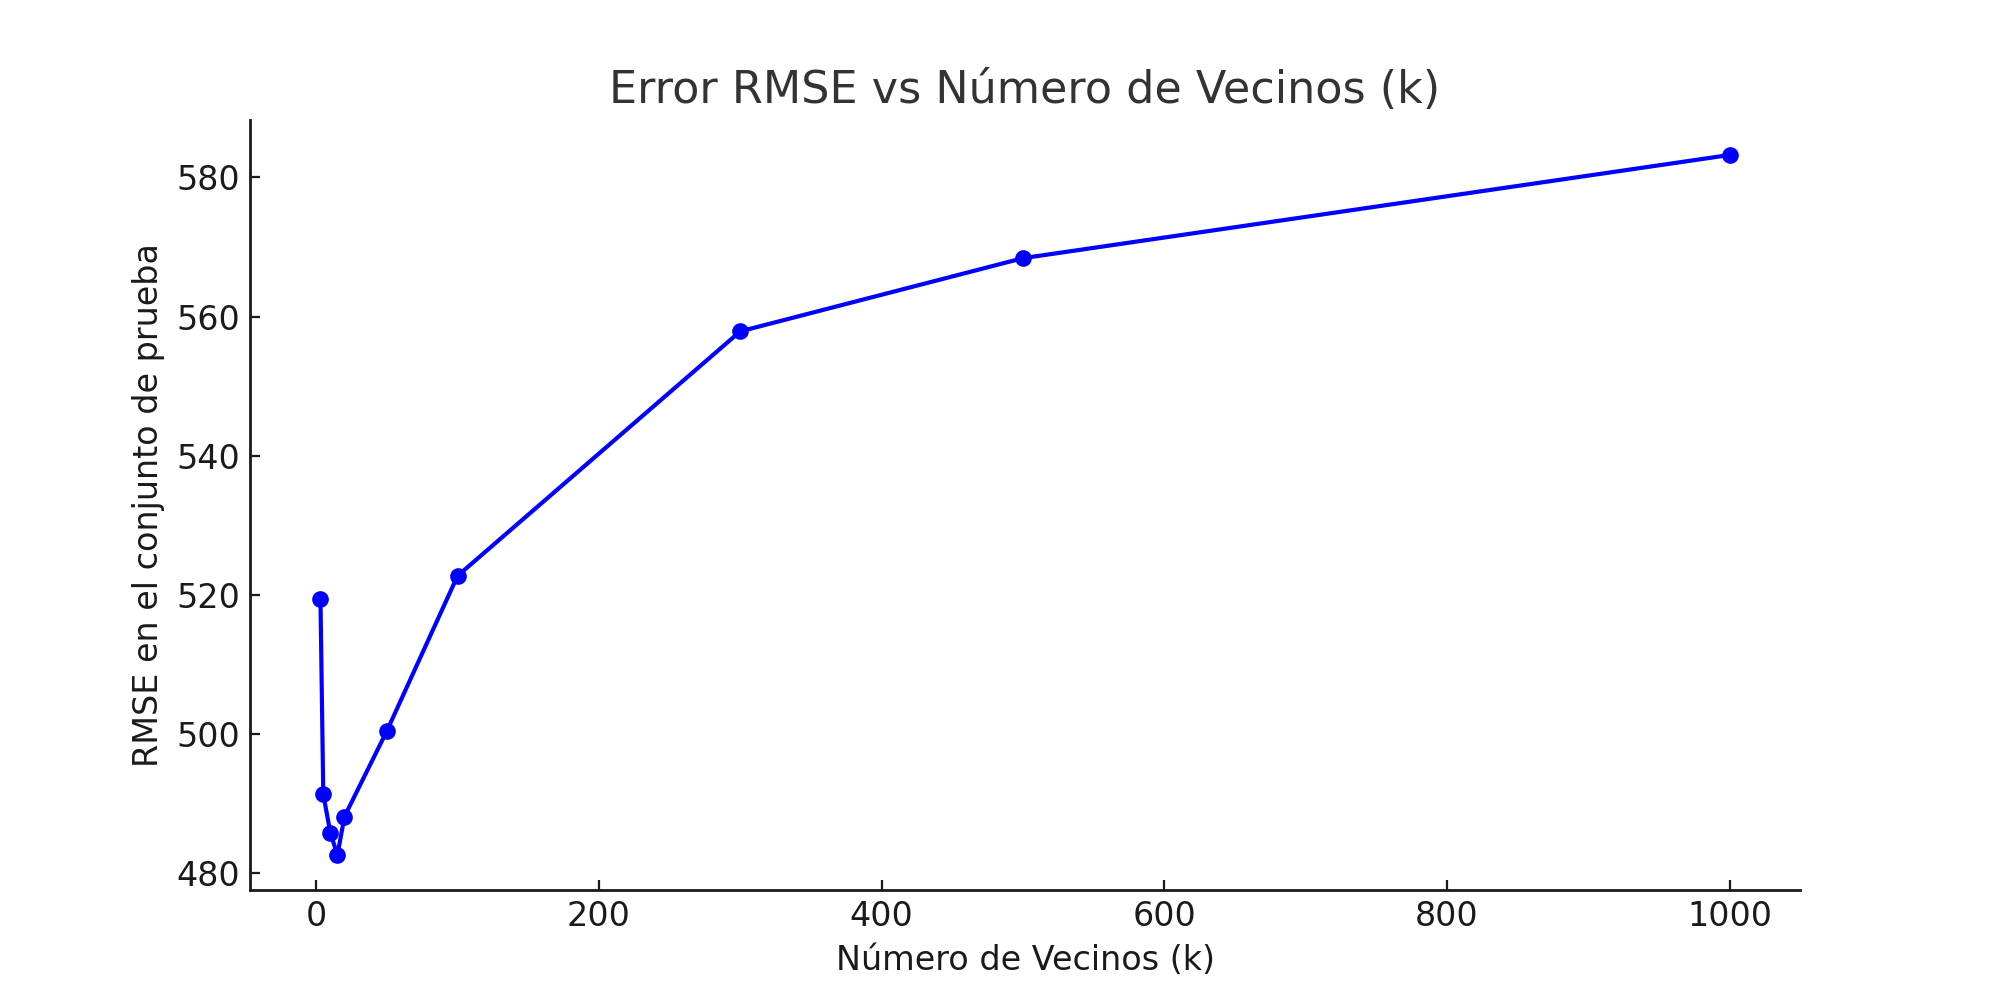

Write Python code to recreate this figure.
import pandas as pd
import numpy as np
import matplotlib.pyplot as plt
from sklearn.model_selection import train_test_split
from sklearn.neighbors import KNeighborsRegressor
from sklearn.metrics import mean_squared_error

# Cargar los datos
data_path = 'SeoulBi.csv'
df = pd.read_csv(data_path, encoding='ISO-8859-1')

# Renombrar columnas para evitar caracteres especiales
df.rename(columns={
    'Temperature(°C)': 'Temperature_C',
    'Dew point temperature(°C)': 'Dew_point_temperature_C'
}, inplace=True)

# Seleccionar las variables relevantes
features = ['Temperature_C', 'Humidity(%)', 'Wind speed (m/s)', 'Visibility (10m)', 'Dew_point_temperature_C', 
            'Solar Radiation (MJ/m2)', 'Rainfall(mm)', 'Snowfall (cm)']
target = 'Rented Bike Count'

X = df[features]
y = df[target]

# Dividir en conjunto de entrenamiento y prueba
X_train, X_test, y_train, y_test = train_test_split(X, y, test_size=0.2, random_state=42)

# Definir los valores de k
k_values = [3, 5, 10, 15, 20, 50, 100, 300, 500, 1000]
errors = []

# Entrenar y evaluar modelos KNN
for k in k_values:
    knn = KNeighborsRegressor(n_neighbors=k)
    knn.fit(X_train, y_train)
    y_pred = knn.predict(X_test)
    rmse = np.sqrt(mean_squared_error(y_test, y_pred))
    errors.append(rmse)

# Encontrar el menor error y su k correspondiente
best_k = k_values[np.argmin(errors)]
best_rmse = min(errors)

# Graficar los resultados
plt.figure(figsize=(10, 5))
plt.plot(k_values, errors, marker='o', linestyle='-', color='b')
plt.xlabel('Número de Vecinos (k)')
plt.ylabel('RMSE en el conjunto de prueba')
plt.title('Error RMSE vs Número de Vecinos (k)')
plt.grid()
plt.savefig('error_knn_weather.png')
plt.show()

print(f"El menor error RMSE es {best_rmse:.2f} y se obtiene con k={best_k}")
